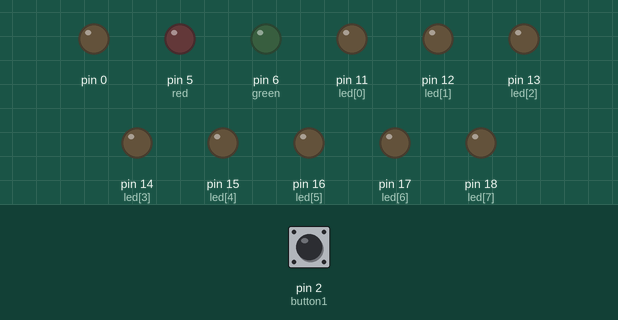
This sketch was run on a simulated Arduino Uno, built with avr-gcc and run on an emulated ATmega328P. On the bench: output pins drawn as LEDs (lit = HIGH). The test bench sets the inputs (shaded band); at power-on: pin 2 (button1) LOW.

Above: at 1.2 s.
1.3 s: pin 2 (button1) pulled HIGH for 0.15 s
At 2.1 s:
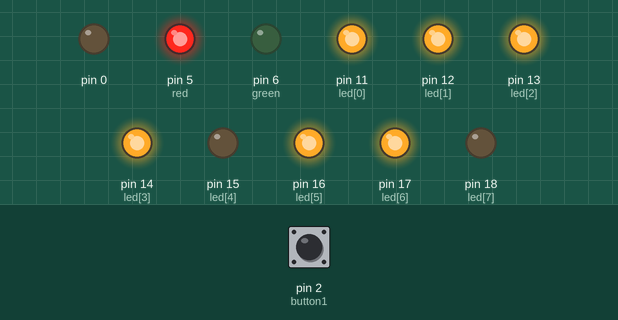
At 3.0 s:
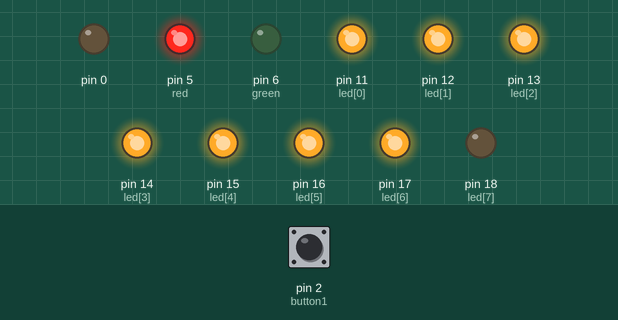
Timing chart, 0 to 22.8 s (numbered marks = the images above; inputs shaded):
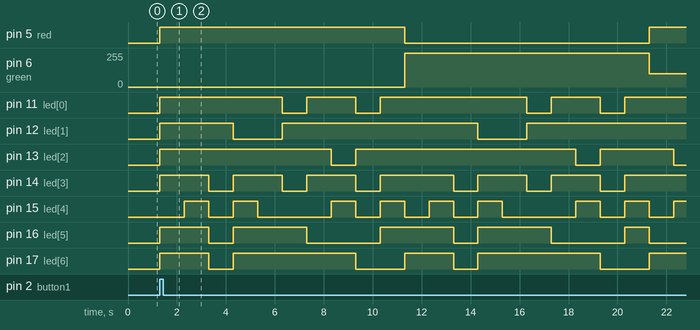

Measured:
- after the input at 1.3 s, pin 5 (red): LOW → HIGH at once, → LOW 10.0 s later, → HIGH 10.0 s later; pin 6 (green): 0/255 → 255/255 after 10.0 s, → 100/255 10.0 s later

The sketch:

_04_traffic_light_automatic.ino
```cpp
int led[11] = {11,12,13,14,15,16,17,18};

int red = 5;
int green = 6;

int button1 = 2;

boolean isActivated = false;
int digit3 = 7;

void setup() {
  for (int count=0;count<=10; count++) {
    pinMode(led[count],OUTPUT);
  }
  digitalWrite(digit3,HIGH);

  pinMode(red,OUTPUT);
  pinMode(green,OUTPUT);
  pinMode(button1,INPUT);
}

void loop() {
  if (digitalRead(button1)==HIGH) {
    isActivated = true;
  }
  if (isActivated) {
    analogWrite(red,255);
    analogWrite(green,0);
    for(int i =9; i>=0; i--) {
      showSeg(i);
      delay(1000);
    }

    analogWrite(red,0);
    analogWrite(green,255);
    for(int i =9; i>=0; i--) {
      showSeg(i);
      delay(1000);
    }

    analogWrite(red,255);
    analogWrite(green,100);
      for(int i=3; i>=0; i--) {
      showSeg(i);
      delay(1000);
    }
  }
}

void showSeg(int val)
{
	switch (val)
	{
		case 0:
			digitalWrite(led[0],HIGH); //a
			digitalWrite(led[1],HIGH); //b
			digitalWrite(led[2],HIGH); //c
			digitalWrite(led[3],HIGH); //d
			digitalWrite(led[4],HIGH); //e
			digitalWrite(led[5],HIGH); //f
			digitalWrite(led[6],LOW);  //g
			digitalWrite(led[7],LOW);  //h
			break;
		case 1:
			digitalWrite(led[0],LOW);  //a
			digitalWrite(led[1],HIGH); //b
			digitalWrite(led[2],HIGH); //c
			digitalWrite(led[3],LOW);  //d
			digitalWrite(led[4],LOW);  //e
			digitalWrite(led[5],LOW);  //f
			digitalWrite(led[6],LOW);  //g
			digitalWrite(led[7],LOW);  //h
			break;
		case 2:
			digitalWrite(led[0],HIGH); //a
			digitalWrite(led[1],HIGH); //b
			digitalWrite(led[2],LOW);  //c
			digitalWrite(led[3],HIGH); //d
			digitalWrite(led[4],HIGH); //e
			digitalWrite(led[5],LOW);  //f
			digitalWrite(led[6],HIGH); //g
			digitalWrite(led[7],LOW);  //h
			break;
		case 3:
			digitalWrite(led[0],HIGH); //a
			digitalWrite(led[1],HIGH); //b
			digitalWrite(led[2],HIGH);  //c
			digitalWrite(led[3],HIGH); //d
			digitalWrite(led[4],LOW); //e
			digitalWrite(led[5],LOW);  //f
			digitalWrite(led[6],HIGH); //g
			digitalWrite(led[7],LOW);  //h
			break;
		case 4:
			digitalWrite(led[0],LOW); //a
			digitalWrite(led[1],HIGH); //b
			digitalWrite(led[2],HIGH);  //c
			digitalWrite(led[3],LOW); //d
			digitalWrite(led[4],LOW); //e
			digitalWrite(led[5],HIGH);  //f
			digitalWrite(led[6],HIGH); //g
			digitalWrite(led[7],LOW);  //h
			break;
		case 5:
			digitalWrite(led[0],HIGH); //a
			digitalWrite(led[1],LOW); //b
			digitalWrite(led[2],HIGH);  //c
			digitalWrite(led[3],HIGH); //d
			digitalWrite(led[4],LOW); //e
			digitalWrite(led[5],HIGH);  //f
			digitalWrite(led[6],HIGH); //g
			digitalWrite(led[7],LOW);  //h
			break;
		case 6:
			digitalWrite(led[0],HIGH); //a
			digitalWrite(led[1],LOW); //b
			digitalWrite(led[2],HIGH);  //c
			digitalWrite(led[3],HIGH); //d
			digitalWrite(led[4],HIGH); //e
			digitalWrite(led[5],HIGH);  //f
			digitalWrite(led[6],HIGH); //g
			digitalWrite(led[7],LOW);  //h
			break;
		case 7:
			digitalWrite(led[0],HIGH); //a
			digitalWrite(led[1],HIGH); //b
			digitalWrite(led[2],HIGH);  //c
			digitalWrite(led[3],LOW); //d
			digitalWrite(led[4],LOW); //e
			digitalWrite(led[5],LOW);  //f
			digitalWrite(led[6],LOW); //g
			digitalWrite(led[7],LOW);  //h
			break;
		case 8:
			digitalWrite(led[0],HIGH); //a
			digitalWrite(led[1],HIGH); //b
			digitalWrite(led[2],HIGH);  //c
			digitalWrite(led[3],HIGH); //d
			digitalWrite(led[4],HIGH); //e
			digitalWrite(led[5],HIGH);  //f
			digitalWrite(led[6],HIGH); //g
			digitalWrite(led[7],LOW);  //h
			break;
		case 9:
			digitalWrite(led[0],HIGH); //a
			digitalWrite(led[1],HIGH); //b
			digitalWrite(led[2],HIGH);  //c
			digitalWrite(led[3],HIGH); //d
			digitalWrite(led[4],LOW); //e
			digitalWrite(led[5],HIGH);  //f
			digitalWrite(led[6],HIGH); //g
			digitalWrite(led[7],LOW);  //h
			break;
	}
}
```
